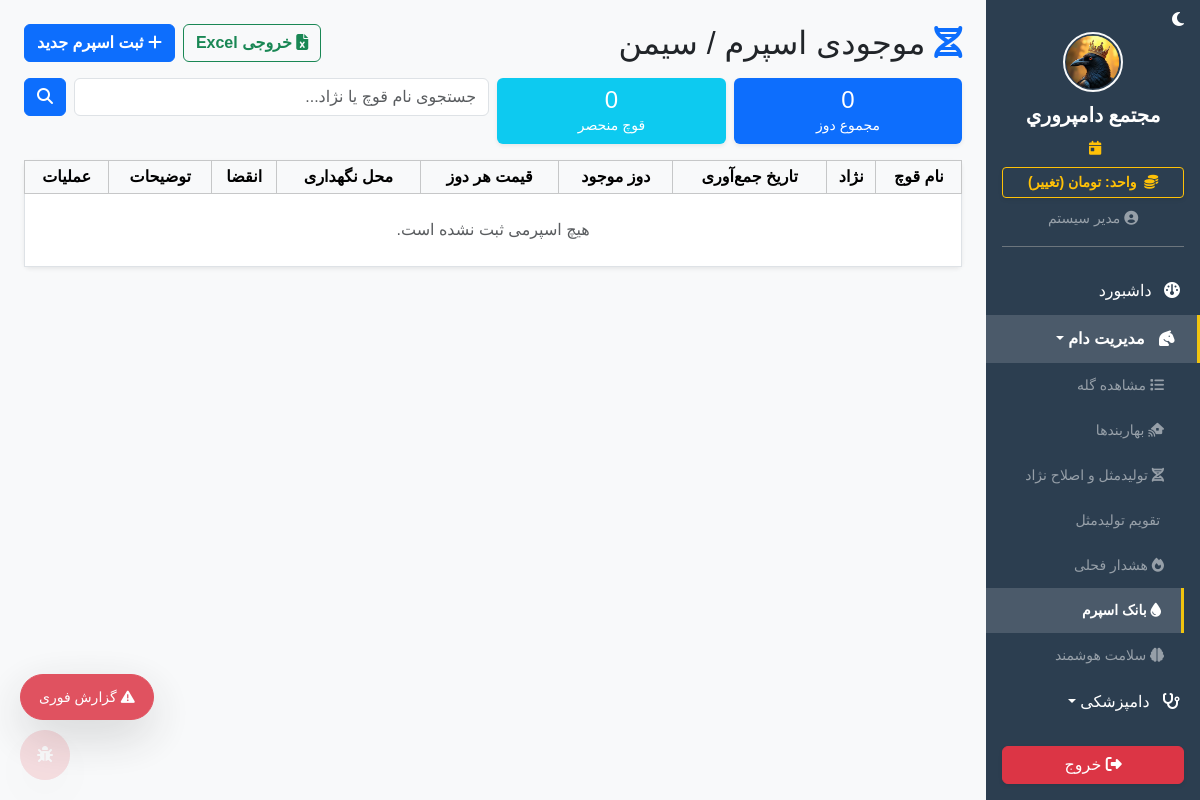
/livestock/semen_inventory (signed in), run on the app's committed database.
### app/models.py (models this page shows)
class SystemSetting(db.Model):
    id = db.Column(db.Integer, primary_key=True)
    key = db.Column(db.String(50), unique=True, nullable=False)
    value = db.Column(db.String(255), nullable=False)
    description = db.Column(db.String(255), nullable=True)

class User(UserMixin, db.Model):
    id = db.Column(db.Integer, primary_key=True)
    username = db.Column(db.String(50), unique=True, nullable=False)
    password_hash = db.Column(db.String(255), nullable=False)
    name = db.Column(db.String(100), nullable=False)
    role = db.Column(db.String(20), default='کارگر') # مدیر، دامپزشک، حسابدار، کارگر
    can_view_livestock = db.Column(db.Boolean, default=False)
    can_view_finance = db.Column(db.Boolean, default=False)
    can_view_inventory = db.Column(db.Boolean, default=False)
    can_view_hr = db.Column(db.Boolean, default=False)
    can_view_reports = db.Column(db.Boolean, default=False)
    can_view_settings = db.Column(db.Boolean, default=False)

### app/blueprints/livestock.py (the view)
@livestock_bp.route('/semen_inventory')
@login_required
@permission_required('can_view_livestock')
def semen_inventory():
    q = request.args.get('q', '').strip()
    doses = SemenInventory.query
    if q:
        doses = doses.filter(SemenInventory.ram_name.ilike(f'%{q}%') | SemenInventory.breed.ilike(f'%{q}%'))
    doses = doses.order_by(SemenInventory.expiry_date).all()
    total_doses = sum(d.quantity_doses for d in doses)
    unique_rams = len(set(d.ram_name for d in doses))
    return render_template('livestock/semen_inventory.html', doses=doses, q=q,
        total_doses=total_doses, unique_rams=unique_rams)

### app/__init__.py (called while the page is built)
def get_system_setting(key, default):
    from app.models import SystemSetting
    s = SystemSetting.query.filter_by(key=key).first()
    return s.value if s else default

### app/blueprints/dashboard.py (called while the page is built)
@dashboard_bp.app_context_processor
def inject_settings():
    try:
        all_settings = {s.key: s.value for s in SystemSetting.query.all()}
    except:
        all_settings = {}
    return dict(system_settings=all_settings)

### app/blueprints/finance.py (called while the page is built)
def permission_required(permission_name):
    def decorator(f):
        @wraps(f)
        def decorated_function(*args, **kwargs):
            if not current_user.is_authenticated:
                return redirect(url_for('auth.login'))
            if not getattr(current_user, permission_name, False) and current_user.role != 'مدیر':
                flash('شما دسترسی لازم برای مشاهده این بخش را ندارید.', 'danger')
                return redirect(url_for('dashboard.index'))
            return f(*args, **kwargs)
        return decorated_function
    return decorator

### app/templates/livestock/semen_inventory.html (shortened to what this page needs)
{% extends 'base.html' %}
{% block content %}
<div class="d-flex justify-content-between align-items-center flex-wrap gap-2 mb-3">
    <h2 class="mb-0"><i class="fa-solid fa-dna text-primary"></i> موجودی اسپرم / سیمن</h2>
    <div class="d-flex gap-2">
        <a href="{{ url_for('livestock.export_semen_excel') }}" class="btn btn-outline-success fw-bold"><i class="fa-solid fa-file-excel"></i> خروجی Excel</a>
        <button class="btn btn-primary fw-bold" data-bs-toggle="modal" data-bs-target="#addSemenModal"><i class="fa-solid fa-plus"></i> ثبت اسپرم جدید</button>
    </div>
</div>
<div class="row g-2 mb-3">
    <div class="col-md-3"><div class="card border-0 shadow-sm bg-primary text-white text-center py-2"><h4 class="mb-0">{{ total_doses }}</h4><small>مجموع دوز</small></div></div>
    <div class="col-md-3"><div class="card border-0 shadow-sm bg-info text-white text-center py-2"><h4 class="mb-0">{{ unique_rams }}</h4><small>قوچ منحصر</small></div></div>
    <div class="col-md-6">
        <form method="GET" class="d-flex gap-2">
            <input type="text" name="q" class="form-control" placeholder="جستجوی نام قوچ یا نژاد..." value="{{ q }}">
            <button class="btn btn-primary"><i class="fa-solid fa-search"></i></button>
        </form>
    </div>
</div>
<div class="card shadow-sm border-0">
    <div class="table-responsive">
        <table class="table table-bordered table-sm text-center align-middle mb-0">
            <thead class="table-light"><tr><th>نام قوچ</th><th>نژاد</th><th>تاریخ جمع‌آوری</th><th>دوز موجود</th><th>قیمت هر دوز</th><th>محل نگهداری</th><th>انقضا</th><th>توضیحات</th><th>عملیات</th></tr></thead>
            <tbody>{% for d in doses %}<tr><td class="fw-bold">{{ d.ram_name }}</td><td>{{ d.breed or '-' }}</td><td>{{ d.collection_date|jalali if d.collection_date else '-' }}</td><td><span class="badge {% if d.quantity_doses <= 0 %}bg-danger{% elif d.quantity_doses < 10 %}bg-warning text-dark{% else %}bg-success{% endif %} fs-6">{{ d.quantity_doses }}</span></td><td>{{ "{:,.0f}".format(d.price_per_dose) if d.price_per_dose else '-' }}</td><td class="small">{{ d.storage_location or '-' }}</td><td class="small text-danger">{{ d.expiry_date|jalali if d.expiry_date else '-' }}</td><td class="small text-muted">{{ d.notes or '-' }}</td><td><button class="btn btn-sm btn-outline-info py-0" data-bs-toggle="modal" data-bs-target="#editSemenModal{{ d.id }}"><i class="fa-solid fa-pen"></i></button><form action="{{ url_for('livestock.delete_semen', id=d.id) }}" method="POST" class="d-inline" onsubmit="return confirm('حذف {{ d.ram_name }}؟')"><input type="hidden" name="csrf_token" value="{{ csrf_token() }}"><button class="btn btn-sm btn-outline-danger py-0"><i class="fa-solid fa-trash"></i></button></form></td></tr>{% else %}<tr><td colspan="9" class="text-center py-4 text-muted">هیچ اسپرمی ثبت نشده است.</td></tr>{% endfor %}</tbody>
        </table>
    </div>
</div>
{% endblock %}

### app/templates/base.html (shortened to what this page needs)
<!DOCTYPE html>
<html lang="fa" dir="rtl">
<head>
    <link href="https://cdn.jsdelivr.net/gh/rastikerdar/vazirmatn@v33.003/Vazirmatn-font-face.css" rel="stylesheet">
    <link rel="stylesheet" href="https://unpkg.com/persian-datepicker@1.2.0/dist/css/persian-datepicker.min.css">
    <link rel="stylesheet" href="https://cdn.jsdelivr.net/npm/bootstrap@5.3.2/dist/css/bootstrap.rtl.min.css">
    <link rel="stylesheet" href="https://cdnjs.cloudflare.com/ajax/libs/font-awesome/6.4.2/css/all.min.css">
    <link rel="stylesheet" href="{{ url_for('static', filename='css/style.css') }}">
    <link href="https://cdn.jsdelivr.net/npm/select2@4.1.0-rc.0/dist/css/select2.min.css" rel="stylesheet" />
</head>
<body>
    <div class="d-flex" id="wrapper">
        <div class="sidebar-bg d-flex flex-column" id="sidebar-wrapper">
            <div class="text-start px-3 pt-2">
                <span id="darkModeToggle" style="cursor:pointer;font-size:1rem;color:#fff;opacity:1" title="تغییر حالت شب/روز">
                    <i class="fa-solid fa-moon" id="darkModeIcon"></i>
                </span>
            </div>
            <div class="sidebar-heading text-center pt-0 pb-2 text-white">
                {% if system_settings.get('farm_logo_path') %}
                    <img src="{{ url_for('static', filename=system_settings.get('farm_logo_path')) }}" class="mb-2 rounded-circle border border-2 border-light" style="height: 60px; width: 60px; object-fit: cover;">
                {% else %}
                    <i class="fa-solid fa-sheep fs-2 mb-2"></i>
                {% endif %}
                <div class="fs-5 fw-bold">{{ system_settings.get('farm_name', 'دامداری من') }}</div>
            </div>
            <div class="text-center text-warning small mb-2 px-3">
                <i class="fa-solid fa-calendar-day me-1"></i>
            </div>
            <div class="px-3 mb-2">
                <a href="{{ url_for('dashboard.toggle_currency') }}" class="btn btn-sm btn-outline-warning w-100 fw-bold shadow-sm">
                    <i class="fa-solid fa-coins me-1"></i> واحد: {{ get_system_currency_from_settings() }} (تغییر)
                </a>
            </div>
            <div class="text-center text-white-50 mb-3 pb-3 border-bottom border-secondary mx-3">
                <small><i class="fa-solid fa-circle-user"></i> {% if current_user.is_authenticated %}{{ current_user.name.split(' (')[0] if '(' in current_user.name else current_user.name }}{% endif %}</small>
            </div>
            <div class="list-group list-group-flush my-1 sidebar-scroll" id="sidebar-accordion" style="overflow-y: auto;">
                <a href="{{ url_for('dashboard.index') }}" class="list-group-item list-group-item-action bg-transparent text-white "><i class="fa-solid fa-gauge me-2"></i> داشبورد</a>
                {% if current_user.is_authenticated %}
                    {% if current_user.can_view_livestock %}
                    <a href="#livestockSubmenu" data-bs-toggle="collapse" class="list-group-item list-group-item-action bg-transparent text-white dropdown-toggle {% if request.blueprint == 'livestock' %}active-sidebar-link{% endif %}"><i class="fa-solid fa-horse-head me-2"></i> مدیریت دام</a>
                    <div class="collapse ps-3 {% if request.blueprint == 'livestock' %}show{% endif %}" id="livestockSubmenu" data-bs-parent="#sidebar-accordion">
                        <a href="{{ url_for('livestock.index') }}" class="list-group-item list-group-item-action bg-transparent text-white-50 small border-0 "><i class="fa-solid fa-list"></i> مشاهده گله</a>
                        <a href="{{ url_for('livestock.pen_dashboard') }}" class="list-group-item list-group-item-action bg-transparent text-white-50 small border-0 "><i class="fa-solid fa-house-signal"></i> بهاربندها</a>
                        <a href="{{ url_for('livestock.genetics') }}" class="list-group-item list-group-item-action bg-transparent text-white-50 small border-0 "><i class="fa-solid fa-dna"></i> تولیدمثل و اصلاح نژاد</a>
                        <a href="{{ url_for('livestock.breeding_calendar') }}" class="list-group-item list-group-item-action bg-transparent text-white-50 small border-0 "> تقویم تولیدمثل</a>
                        <a href="{{ url_for('livestock.heat_alerts') }}" class="list-group-item list-group-item-action bg-transparent text-white-50 small border-0 "><i class="fa-solid fa-fire"></i> هشدار فحلی</a>
                        <a href="{{ url_for('livestock.semen_inventory') }}" class="list-group-item list-group-item-action bg-transparent text-white-50 small border-0 {% if request.path == url_for('livestock.semen_inventory') %}active-sidebar-link{% endif %}"><i class="fa-solid fa-droplet"></i> بانک اسپرم</a>
                        <a href="{{ url_for('livestock.ai_health') }}" class="list-group-item list-group-item-action bg-transparent text-white-50 small border-0 "><i class="fa-solid fa-brain"></i> سلامت هوشمند</a>
                    </div>
                    {% if current_user.role in ['مدیر', 'دامپزشک'] %}
                    <a href="#vetSubmenu" data-bs-toggle="collapse" class="list-group-item list-group-item-action bg-transparent text-white dropdown-toggle"><i class="fa-solid fa-stethoscope me-2"></i> دامپزشکی</a>
                    {% endif %}
                    {% endif %}
                    {% endif %}
            </div>
            <div class="mt-auto p-3 w-100">
                <a href="{{ url_for('auth.logout') }}" class="btn btn-danger w-100 shadow-sm"><i class="fa-solid fa-right-from-bracket"></i> خروج</a>
            </div>
        </div>
        <div id="page-content-wrapper" class="w-100 bg-light" style="overflow-x: hidden;">
            <div class="container-fluid p-4">{% block content %}{% endblock %}</div>
        </div>
    </div>
    <button id="quickReportFab" class="btn btn-danger position-fixed shadow-lg d-flex align-items-center justify-content-center gap-1" style="bottom:80px;left:20px;z-index:9999;border-radius:50px;padding:0 18px;height:46px;opacity:0.85;transition:all 0.3s;font-size:14px;" title="گزارش سریع" onclick="showQuickReport()" onmouseover="this.style.opacity='1'" onmouseout="this.style.opacity='0.85'">
        <i class="fa-solid fa-triangle-exclamation"></i> <span class="d-none d-sm-inline">گزارش فوری</span>
    </button>
    <button id="bugReportBtn" class="btn btn-danger position-fixed shadow-lg" style="bottom:20px;left:20px;z-index:9999;border-radius:50%;width:50px;height:50px;padding:0;opacity:0.15;transition:opacity 0.3s;" title="گزارش مشکل" onclick="showBugReport()" onmouseover="this.style.opacity='1'" onmouseout="this.style.opacity='0.15'">
        <i class="fa-solid fa-bug"></i>
    </button>
</body>
</html>

### app/static/css/style.css (style rules this page uses)
body { font-family: 'Vazirmatn', sans-serif !important; background-color: #f8f9fa; }
#sidebar-wrapper { height: 100vh; position: sticky; top: 0; overflow-y: auto; width: 260px; background-color: #2c3e50; transition: margin .3s ease-out, transform .3s ease-out; }
#sidebar-wrapper .list-group-item { border: none; padding: 12px 20px; transition: all 0.3s; }
#page-content-wrapper { min-width: 0; width: 100%; }
.table-responsive { overflow-x: auto; overflow-y: visible !important; }

### app/templates/base.html (style rules this page uses)
.active-sidebar-link { background-color: rgba(255, 255, 255, 0.15) !important; color: #fff !important; font-weight: bold !important; border-right: 3px solid #f1c40f !important; }
.sidebar-scroll { -ms-overflow-style: none; scrollbar-width: none; }

### data on the page
SystemSetting: value (picture)
SystemSetting: get "مجتمع دامپروري"
SystemSetting: value "تومان"
User: name "مدیر سیستم"

### other printed values
{{ total_doses }} "0"
{{ unique_rams }} "0"
